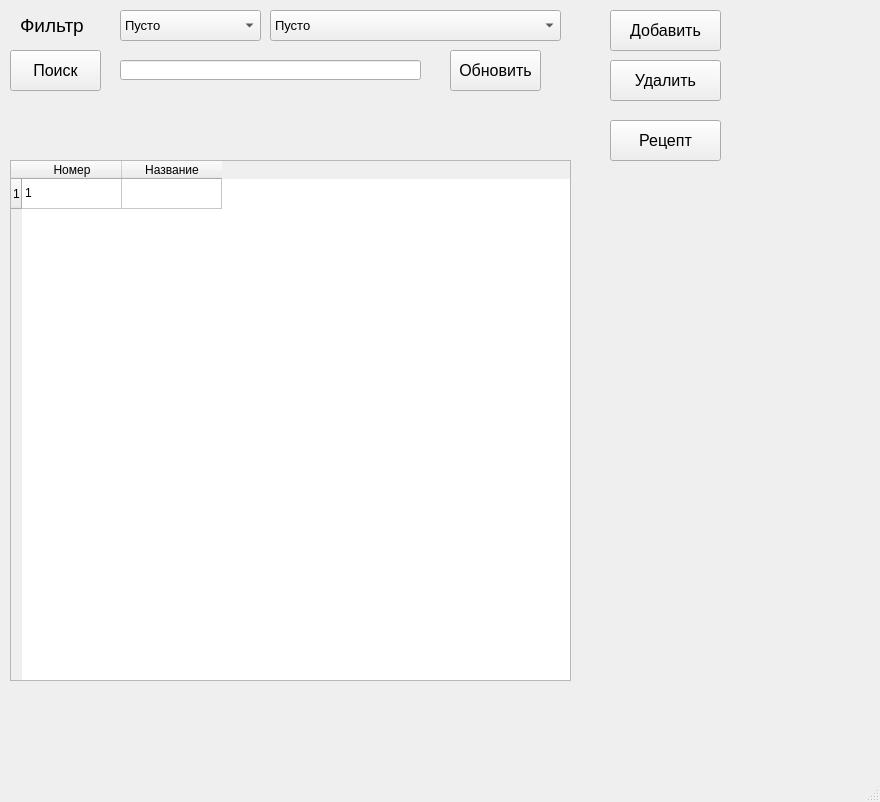
<?xml version="1.0" encoding="UTF-8"?>
<ui version="4.0">
 <class>MainWindow</class>
 <widget class="QMainWindow" name="MainWindow">
  <property name="geometry">
   <rect>
    <x>0</x>
    <y>0</y>
    <width>880</width>
    <height>802</height>
   </rect>
  </property>
  <property name="windowTitle">
   <string>MainWindow</string>
  </property>
  <widget class="QWidget" name="centralwidget">
   <widget class="QTableWidget" name="tableWidget">
    <property name="geometry">
     <rect>
      <x>10</x>
      <y>160</y>
      <width>561</width>
      <height>521</height>
     </rect>
    </property>
    <row>
     <property name="text">
      <string>1</string>
     </property>
    </row>
    <column>
     <property name="text">
      <string>Номер</string>
     </property>
    </column>
    <column>
     <property name="text">
      <string>Название</string>
     </property>
    </column>
    <item row="0" column="0">
     <property name="text">
      <string>1</string>
     </property>
    </item>
    <item row="0" column="1">
     <property name="text">
      <string/>
     </property>
    </item>
   </widget>
   <widget class="QComboBox" name="filters">
    <property name="geometry">
     <rect>
      <x>120</x>
      <y>10</y>
      <width>141</width>
      <height>31</height>
     </rect>
    </property>
    <property name="font">
     <font>
      <pointsize>10</pointsize>
     </font>
    </property>
    <item>
     <property name="text">
      <string>Пусто</string>
     </property>
    </item>
    <item>
     <property name="text">
      <string>Номер рецепта</string>
     </property>
    </item>
    <item>
     <property name="text">
      <string>Название блюда</string>
     </property>
    </item>
   </widget>
   <widget class="QLabel" name="filter_label">
    <property name="geometry">
     <rect>
      <x>20</x>
      <y>10</y>
      <width>71</width>
      <height>31</height>
     </rect>
    </property>
    <property name="text">
     <string>&lt;html&gt;&lt;head/&gt;&lt;body&gt;&lt;p&gt;&lt;span style=&quot; font-size:14pt;&quot;&gt;Фильтр&lt;/span&gt;&lt;/p&gt;&lt;/body&gt;&lt;/html&gt;</string>
    </property>
   </widget>
   <widget class="QPushButton" name="addButton">
    <property name="geometry">
     <rect>
      <x>610</x>
      <y>10</y>
      <width>111</width>
      <height>41</height>
     </rect>
    </property>
    <property name="font">
     <font>
      <pointsize>12</pointsize>
     </font>
    </property>
    <property name="text">
     <string>Добавить</string>
    </property>
   </widget>
   <widget class="QPushButton" name="deleteButton">
    <property name="geometry">
     <rect>
      <x>610</x>
      <y>60</y>
      <width>111</width>
      <height>41</height>
     </rect>
    </property>
    <property name="font">
     <font>
      <pointsize>12</pointsize>
     </font>
    </property>
    <property name="text">
     <string>Удалить</string>
    </property>
   </widget>
   <widget class="QLineEdit" name="filterEdit">
    <property name="geometry">
     <rect>
      <x>120</x>
      <y>60</y>
      <width>301</width>
      <height>20</height>
     </rect>
    </property>
   </widget>
   <widget class="QPushButton" name="searchButton">
    <property name="geometry">
     <rect>
      <x>10</x>
      <y>50</y>
      <width>91</width>
      <height>41</height>
     </rect>
    </property>
    <property name="font">
     <font>
      <pointsize>12</pointsize>
     </font>
    </property>
    <property name="text">
     <string>Поиск</string>
    </property>
   </widget>
   <widget class="QLabel" name="errorLabel">
    <property name="geometry">
     <rect>
      <x>10</x>
      <y>100</y>
      <width>201</width>
      <height>41</height>
     </rect>
    </property>
    <property name="font">
     <font>
      <pointsize>12</pointsize>
      <weight>75</weight>
      <bold>true</bold>
     </font>
    </property>
    <property name="text">
     <string/>
    </property>
   </widget>
   <widget class="QPushButton" name="updButton">
    <property name="geometry">
     <rect>
      <x>450</x>
      <y>50</y>
      <width>91</width>
      <height>41</height>
     </rect>
    </property>
    <property name="font">
     <font>
      <pointsize>12</pointsize>
     </font>
    </property>
    <property name="text">
     <string>Обновить</string>
    </property>
   </widget>
   <widget class="QComboBox" name="diseaseBox">
    <property name="geometry">
     <rect>
      <x>270</x>
      <y>10</y>
      <width>291</width>
      <height>31</height>
     </rect>
    </property>
    <property name="font">
     <font>
      <pointsize>10</pointsize>
     </font>
    </property>
    <item>
     <property name="text">
      <string>Пусто</string>
     </property>
    </item>
    <item>
     <property name="text">
      <string>Сахарный диабет</string>
     </property>
    </item>
    <item>
     <property name="text">
      <string>Нарушение функции почек</string>
     </property>
    </item>
    <item>
     <property name="text">
      <string>Сердечная недостаточность</string>
     </property>
    </item>
    <item>
     <property name="text">
      <string>Нарушение функции поджелудочной железы</string>
     </property>
    </item>
    <item>
     <property name="text">
      <string>Ожирение</string>
     </property>
    </item>
   </widget>
   <widget class="QPushButton" name="receiptButton">
    <property name="geometry">
     <rect>
      <x>610</x>
      <y>120</y>
      <width>111</width>
      <height>41</height>
     </rect>
    </property>
    <property name="font">
     <font>
      <pointsize>12</pointsize>
     </font>
    </property>
    <property name="text">
     <string>Рецепт</string>
    </property>
   </widget>
  </widget>
  <widget class="QStatusBar" name="statusbar"/>
 </widget>
 <resources/>
 <connections/>
</ui>
